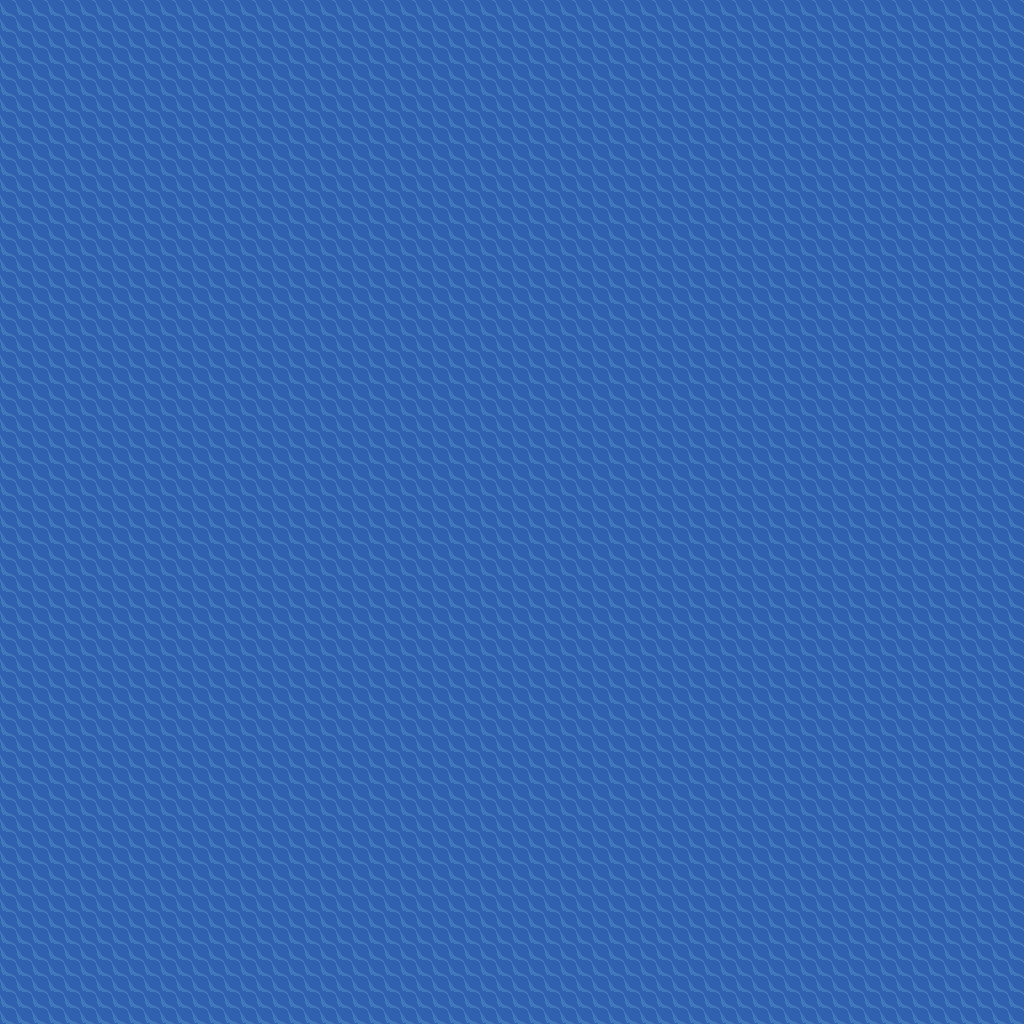

The image is a tile-based game level rendered from a .tmx file. Its description and source (layers, tilesets, objects; grid data summarised) follow:
An orthogonal 64x64 tile map with 16x16 px tiles, 7 tile layers (GROUND0, HILLS, FENCE, BUILDINGS, ...), 8 tilesets.

<map version="1.10" tiledversion="1.11.2" orientation="orthogonal" renderorder="right-down" width="64" height="64" tilewidth="16" tileheight="16" infinite="0" nextlayerid="8" nextobjectid="1">
 <tileset firstgid="1" source="randemon_tilesets/fire_red_decoration.tsx" />
 <tileset firstgid="109" source="randemon_tilesets/fire_red_fences.tsx" />
 <tileset firstgid="145" source="randemon_tilesets/fire_red_hills.tsx" />
 <tileset firstgid="195" source="randemon_tilesets/fire_red_houses.tsx" />
 <tileset firstgid="1545" source="randemon_tilesets/fire_red_path.tsx" />
 <tileset firstgid="1695" source="randemon_tilesets/fire_red_plants.tsx" />
 <tileset firstgid="1743" source="randemon_tilesets/fire_red_road_elements.tsx" />
 <tileset firstgid="1755" source="randemon_tilesets/fire_red_water.tsx" />
<layer id="1" name="GROUND0" width="64" height="64"><data>[4096 cells, 4096 non-empty, 1 distinct tile ids]</data></layer><layer id="2" name="HILLS" width="64" height="64"><data>[4096 cells, 0 non-empty, 0 distinct tile ids]</data></layer><layer id="3" name="FENCE" width="64" height="64"><data>[4096 cells, 0 non-empty, 0 distinct tile ids]</data></layer><layer id="4" name="BUILDINGS" width="64" height="64"><data>[4096 cells, 0 non-empty, 0 distinct tile ids]</data></layer><layer id="5" name="GROUND1" width="64" height="64"><data>[4096 cells, 0 non-empty, 0 distinct tile ids]</data></layer><layer id="6" name="GROUND2" width="64" height="64"><data>[4096 cells, 0 non-empty, 0 distinct tile ids]</data></layer><layer id="7" name="HEIGHTMAP" width="64" height="64"><data>[4096 cells, 0 non-empty, 0 distinct tile ids]</data></layer></map>
